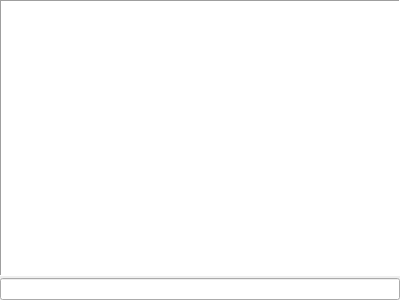
<?xml version="1.0" encoding="UTF-8"?>
<ui version="4.0">
 <class>SolarusEditor::Console</class>
 <widget class="QWidget" name="SolarusEditor::Console">
  <property name="geometry">
   <rect>
    <x>0</x>
    <y>0</y>
    <width>400</width>
    <height>300</height>
   </rect>
  </property>
  <layout class="QVBoxLayout" name="verticalLayout" stretch="1,0">
   <property name="spacing">
    <number>2</number>
   </property>
   <property name="leftMargin">
    <number>0</number>
   </property>
   <property name="topMargin">
    <number>0</number>
   </property>
   <property name="rightMargin">
    <number>0</number>
   </property>
   <property name="bottomMargin">
    <number>0</number>
   </property>
   <item>
    <widget class="QPlainTextEdit" name="log_view">
     <property name="frameShape">
      <enum>QFrame::Shape::Panel</enum>
     </property>
     <property name="readOnly">
      <bool>true</bool>
     </property>
     <property name="maximumBlockCount">
      <number>10000</number>
     </property>
    </widget>
   </item>
   <item>
    <widget class="SolarusEditor::ConsoleLineEdit" name="command_field">
     <property name="toolTip">
      <string>Run Lua code to the quest</string>
     </property>
    </widget>
   </item>
  </layout>
 </widget>
 <customwidgets>
  <customwidget>
   <class>SolarusEditor::ConsoleLineEdit</class>
   <extends>QLineEdit</extends>
   <header>widgets/console_line_edit.h</header>
  </customwidget>
 </customwidgets>
 <resources/>
 <connections/>
</ui>
